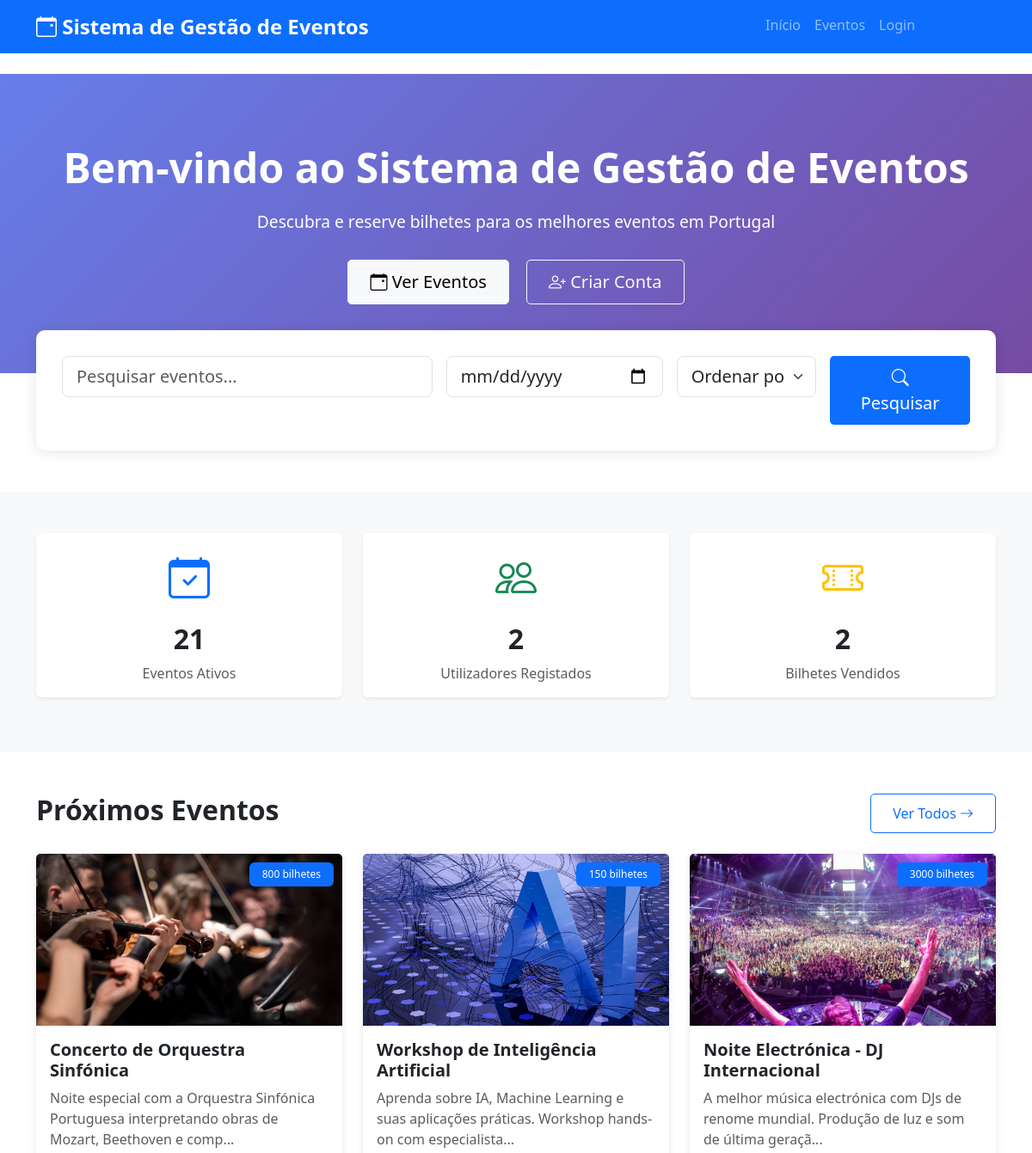
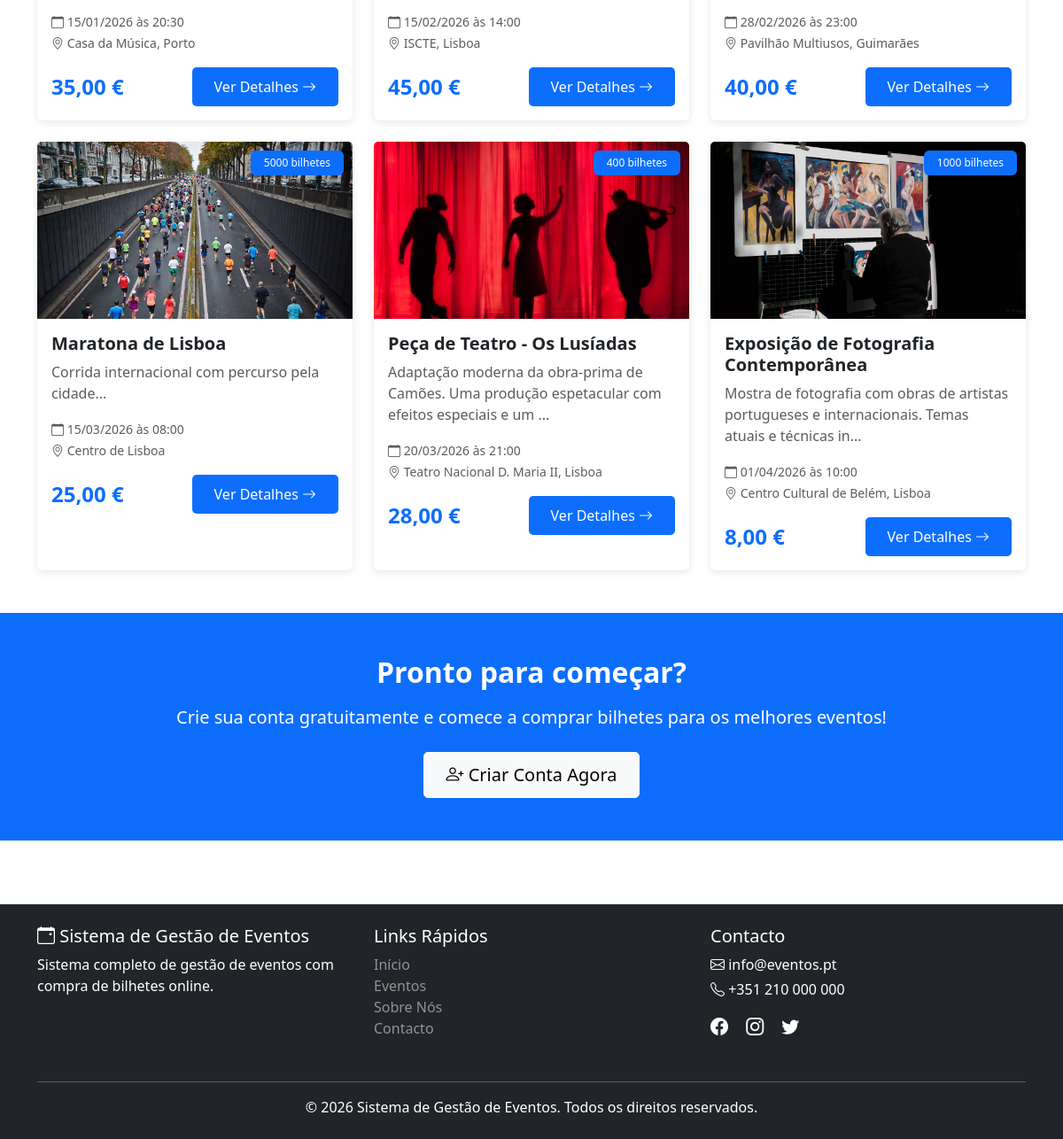
The page / on the database its author committed (2 pictures, top to bottom).
### tables this page shows
CREATE TABLE `events` (
  `id` int(11) NOT NULL,
  `title` varchar(200) NOT NULL,
  `description` text NOT NULL,
  `event_date` date NOT NULL,
  `event_time` time NOT NULL,
  `location` varchar(255) NOT NULL,
  `ticket_price` decimal(10,2) NOT NULL,
  `available_tickets` int(11) NOT NULL DEFAULT 100,
  `image` varchar(255) DEFAULT NULL,
  `status` enum('active','cancelled','completed') DEFAULT 'active',
  `created_by` int(11) DEFAULT NULL,
  `created_at` timestamp NOT NULL DEFAULT current_timestamp(),
  `updated_at` timestamp NOT NULL DEFAULT current_timestamp() ON UPDATE current_timestamp()
);

### config.php (called while the page is built, shortened)
<?php
function isLoggedIn()
{
    return isset($_SESSION['user_id']);
}
function formatPrice($price)
{
    return number_format($price, 2, ',', '.') . ' €';
}
function formatDateTime($date, $time)
{
    $datetime = $date . ' ' . $time;
    $timestamp = strtotime($datetime);
    return date('d/m/Y \à\s H:i', $timestamp);
}

### index.php (the view, shortened to what this page needs)
<?php
require_once 'config.php';
$stmt = $conn->prepare("
    SELECT * FROM events
    WHERE status = 'active'
    AND event_date >= CURDATE()
    ORDER BY event_date ASC
    LIMIT 6
");
$stmt->execute();
$recent_events = $stmt->fetchAll();
$stmt = $conn->query("SELECT COUNT(*) as total FROM events WHERE status = 'active'");
$total_events = $stmt->fetch()['total'];
$stmt = $conn->query("SELECT COUNT(*) as total FROM users WHERE role = 'user'");
$total_users = $stmt->fetch()['total'];
$stmt = $conn->query("SELECT COUNT(*) as total FROM purchases");
$total_purchases = $stmt->fetch()['total'];
include 'includes/header.php';
?>
<section class="hero-section">
    <div class="container">
        <h1 class="display-3 fw-bold">Bem-vindo ao Sistema de Gestão de Eventos</h1>
        <p class="lead">Descubra e reserve bilhetes para os melhores eventos em Portugal</p>
        <div class="mt-4">
            <a href="events.php" class="btn btn-light btn-lg me-3">
                <i class="bi bi-calendar-event"></i> Ver Eventos
            </a>
            <?php if (!isLoggedIn()): ?>
                <a href="register.php" class="btn btn-outline-light btn-lg">
                    <i class="bi bi-person-plus"></i> Criar Conta
                </a>
            <?php endif; ?>
        </div>
    </div>
</section>
<div class="container">
    <div class="search-box">
        <form action="events.php" method="GET" class="row g-3">
            <div class="col-md-5">
                <input type="text" name="search" class="form-control form-control-lg" placeholder="Pesquisar eventos...">
            </div>
            <div class="col-md-3">
                <input type="date" name="date" class="form-control form-control-lg" placeholder="Data">
            </div>
            <div class="col-md-2">
                <select name="order" class="form-select form-select-lg">
                    <option value="">Ordenar por</option>
                </select>
            </div>
            <div class="col-md-2">
                <button type="submit" class="btn btn-primary btn-lg w-100">
                    <i class="bi bi-search"></i> Pesquisar
                </button>
            </div>
        </form>
    </div>
</div>
<section class="py-5 bg-light mt-5">
    <div class="container">
        <div class="row text-center">
            <div class="col-md-4 mb-3">
                <div class="card border-0 shadow-sm">
                    <div class="card-body">
                        <i class="bi bi-calendar-check text-primary" style="font-size: 3rem;"></i>
                        <h2 class="mt-3 fw-bold"><?php echo $total_events; ?></h2>
                        <p class="text-muted mb-0">Eventos Ativos</p>
                    </div>
                </div>
            </div>
            <div class="col-md-4 mb-3">
                <div class="card border-0 shadow-sm">
                    <div class="card-body">
                        <i class="bi bi-people text-success" style="font-size: 3rem;"></i>
                        <h2 class="mt-3 fw-bold"><?php echo $total_users; ?></h2>
                        <p class="text-muted mb-0">Utilizadores Registados</p>
                    </div>
                </div>
            </div>
            <div class="col-md-4 mb-3">
                <div class="card border-0 shadow-sm">
                    <div class="card-body">
                        <i class="bi bi-ticket-perforated text-warning" style="font-size: 3rem;"></i>
                        <h2 class="mt-3 fw-bold"><?php echo $total_purchases; ?></h2>
                        <p class="text-muted mb-0">Bilhetes Vendidos</p>
                    </div>
                </div>
            </div>
        </div>
    </div>
</section>
<section class="py-5">
    <div class="container">
        <div class="d-flex justify-content-between align-items-center mb-4">
            <h2 class="fw-bold">Próximos Eventos</h2>
            <a href="events.php" class="btn btn-outline-primary">Ver Todos <i class="bi bi-arrow-right"></i></a>
        </div>
        <?php if (empty($recent_events)): ?>
            <div class="empty-state">
                <i class="bi bi-calendar-x"></i>
                <h3>Nenhum evento disponível</h3>
                <p>Não há eventos programados no momento. Volte em breve!</p>
            </div>
        <?php else: ?>
            <div class="row g-4">
                <?php foreach ($recent_events as $event): ?>
                    <div class="col-md-6 col-lg-4 fade-in">
                        <div class="card event-card">
                            <?php if ($event['image']): ?>
                                <img src="uploads/events/<?php echo $event['image']; ?>" class="card-img-top" alt="<?php echo htmlspecialchars($event['title']); ?>">
                            <?php else: ?>
                                <div class="card-img-top bg-secondary d-flex align-items-center justify-content-center" style="height: 200px;">
                                    <i class="bi bi-image text-white" style="font-size: 4rem;"></i>
                                </div>
                            <?php endif; ?>
                            <span class="badge bg-primary event-badge">
                                <?php echo $event['available_tickets']; ?> bilhetes
                            </span>
                            <div class="card-body">
                                <h5 class="card-title fw-bold"><?php echo htmlspecialchars($event['title']); ?></h5>
                                <p class="card-text text-muted">
                                    <?php echo substr(htmlspecialchars($event['description']), 0, 100); ?>...
                                </p>
                                <div class="mb-3">
                                    <small class="text-muted">
                                        <i class="bi bi-calendar"></i> <?php echo formatDateTime($event['event_date'], $event['event_time']); ?>
                                    </small><br>
                                    <small class="text-muted">
                                        <i class="bi bi-geo-alt"></i> <?php echo htmlspecialchars($event['location']); ?>
                                    </small>
                                </div>
                                <div class="d-flex justify-content-between align-items-center">
                                    <span class="card-price"><?php echo formatPrice($event['ticket_price']); ?></span>
                                    <a href="event_detail.php?id=<?php echo $event['id']; ?>" class="btn btn-primary">
                                        Ver Detalhes <i class="bi bi-arrow-right"></i>
                                    </a>
                                </div>
                            </div>
                        </div>
                    </div>
                <?php endforeach; ?>
            </div>
        <?php endif; ?>
    </div>
</section>
<?php if (!isLoggedIn()): ?>
    <section class="py-5 bg-primary text-white">
        <div class="container text-center">
            <h2 class="fw-bold mb-3">Pronto para começar?</h2>
            <p class="lead mb-4">Crie sua conta gratuitamente e comece a comprar bilhetes para os melhores eventos!</p>
            <a href="register.php" class="btn btn-light btn-lg">
                <i class="bi bi-person-plus"></i> Criar Conta Agora
            </a>
        </div>
    </section>
<?php endif; ?>
<?php include 'includes/footer.php'; ?>

### includes/header.php (shortened to what this page needs)
<!DOCTYPE html>
<html lang="pt">
<head>
    <link href="https://cdn.jsdelivr.net/npm/bootstrap@5.3.0/dist/css/bootstrap.min.css" rel="stylesheet">
    <link rel="stylesheet" href="https://cdn.jsdelivr.net/npm/bootstrap-icons@1.11.0/font/bootstrap-icons.css">
    <link rel="stylesheet" href="<?php echo SITE_URL; ?>/assets/css/style.css">
</head>
<body>
    <nav class="navbar navbar-expand-lg navbar-dark bg-primary">
        <div class="container">
            <a class="navbar-brand" href="<?php echo SITE_URL; ?>/index.php">
                <i class="bi bi-calendar-event"></i> <?php echo SITE_NAME; ?>
            </a>
            <div class="collapse navbar-collapse" id="navbarNav">
                <ul class="navbar-nav ms-auto">
                    <li class="nav-item">
                        <a class="nav-link" href="<?php echo SITE_URL; ?>/index.php">Início</a>
                    </li>
                    <li class="nav-item">
                        <a class="nav-link" href="<?php echo SITE_URL; ?>/events.php">Eventos</a>
                    </li>
                    <?php if (isLoggedIn()): ?>
                        <li class="nav-item">
                            <a class="nav-link" href="<?php echo SITE_URL; ?>/cart.php">
                                <i class="bi bi-cart"></i> Carrinho
                                <?php
                                $stmt = $conn->prepare("SELECT COUNT(*) as count FROM cart WHERE user_id = ?");
                                $stmt->execute([$_SESSION['user_id']]);
                                $cart_count = $stmt->fetch()['count'];
                                if ($cart_count > 0):
                                ?>
                                    <span class="badge bg-danger"><?php echo $cart_count; ?></span>
                                <?php endif; ?>
                            </a>
                        </li>
                        <?php if (isAdmin()): ?>
                            <li class="nav-item">
                                <a class="nav-link" href="<?php echo SITE_URL; ?>/admin/">
                                    <i class="bi bi-speedometer2"></i> Admin
                                </a>
                            </li>
                        <?php endif; ?>
                        <li class="nav-item dropdown">
                            <a class="nav-link dropdown-toggle" href="#" id="navbarDropdown" role="button" data-bs-toggle="dropdown">
                                <i class="bi bi-person-circle"></i> <?php echo $_SESSION['user_name']; ?>
                            </a>
                            <ul class="dropdown-menu">
                                <li><a class="dropdown-item" href="<?php echo SITE_URL; ?>/profile.php"><i class="bi bi-person"></i> Meu Perfil</a></li>
                                <li><a class="dropdown-item" href="<?php echo SITE_URL; ?>/purchases.php"><i class="bi bi-receipt"></i> Minhas Compras</a></li>
                                <li>
                                    <hr class="dropdown-divider">
                                </li>
                                <li><a class="dropdown-item" href="<?php echo SITE_URL; ?>/logout.php"><i class="bi bi-box-arrow-right"></i> Sair</a></li>
                            </ul>
                        </li>
                    <?php else: ?>
                        <li class="nav-item">
                            <a class="nav-link" href="<?php echo SITE_URL; ?>/login.php">Login</a>
                        </li>
                        <li class="nav-item">
                            <a class="nav-link btn btn-light text-primary ms-2" href="<?php echo SITE_URL; ?>/register.php">Registar</a>
                        </li>
                    <?php endif; ?>
                </ul>
            </div>
        </div>
    </nav>
    <main class="py-4"><?php displayAlert(); ?>

### includes/footer.php (shortened to what this page needs)
</main>
<footer class="bg-dark text-white mt-5 py-4">
    <div class="container">
        <div class="row">
            <div class="col-md-4 mb-3">
                <h5><i class="bi bi-calendar-event"></i> <?php echo SITE_NAME; ?></h5>
                <p>Sistema completo de gestão de eventos com compra de bilhetes online.</p>
            </div>
            <div class="col-md-4 mb-3">
                <h5>Links Rápidos</h5>
                <ul class="list-unstyled">
                    <li><a href="index.php" class="text-white-50 text-decoration-none">Início</a></li>
                    <li><a href="events.php" class="text-white-50 text-decoration-none">Eventos</a></li>
                    <li><a href="about.php" class="text-white-50 text-decoration-none">Sobre Nós</a></li>
                    <li><a href="contact.php" class="text-white-50 text-decoration-none">Contacto</a></li>
                </ul>
            </div>
            <div class="col-md-4 mb-3">
                <h5>Contacto</h5>
                <p class="mb-1"><i class="bi bi-envelope"></i> info@eventos.pt</p>
                <p class="mb-1"><i class="bi bi-telephone"></i> +351 210 000 000</p>
                <div class="mt-3">
                    <a href="#" class="text-white me-3"><i class="bi bi-facebook fs-5"></i></a>
                    <a href="#" class="text-white me-3"><i class="bi bi-instagram fs-5"></i></a>
                    <a href="#" class="text-white me-3"><i class="bi bi-twitter fs-5"></i></a>
                </div>
            </div>
        </div>
        <hr class="bg-secondary">
        <div class="text-center">
            <p class="mb-0">&copy; <?php echo date('Y'); ?> <?php echo SITE_NAME; ?>. Todos os direitos reservados.</p>
        </div>
    </div>
</footer>
</body>
</html>

### assets/css/style.css (style rules this page uses)
:root { --primary-color: #0d6efd; --secondary-color: #6c757d; --success-color: #198754; --danger-color: #dc3545; --warning-color: #ffc107; }
body { min-height: 100vh; display: flex; flex-direction: column; font-family: "Segoe UI", Tahoma, Geneva, Verdana, sans-serif; }
main { flex: 1; }
.navbar-brand { font-weight: bold; font-size: 1.5rem; }
.hero-section { background: linear-gradient(135deg, #667eea 0%, #764ba2 100%); color: white; padding: 80px 0; text-align: center; }
.hero-section h1 { font-size: 3rem; font-weight: bold; margin-bottom: 20px; }
.hero-section p { font-size: 1.2rem; margin-bottom: 30px; }
.event-card { transition: transform 0.3s ease, box-shadow 0.3s ease; height: 100%; border: none; box-shadow: 0 2px 8px rgba(0, 0, 0, 0.1); }
.event-card img { height: 200px; object-fit: cover; }
.event-badge { position: absolute; top: 10px; right: 10px; z-index: 10; }
.card-price { font-size: 1.5rem; font-weight: bold; color: var(--primary-color); }
.search-box { background: white; padding: 30px; border-radius: 10px; box-shadow: 0 2px 15px rgba(0, 0, 0, 0.1); margin-top: -50px; position: relative; z-index: 100; }
.btn { padding: 10px 25px; border-radius: 5px; font-weight: 500; }
.btn-primary { background: var(--primary-color); border: none; }
.badge { padding: 8px 15px; font-weight: 500; }
.fade-in { animation: fadeIn 0.5s ease-in-out; }

### rows shown on the page
events: image (picture), available_tickets "800", title "Concerto de Orquestra Sinfónica", description "Noite especial com a Orquestra Sinfónica Portuguesa interpretando obras de Mozart, Beethoven e comp", event_date+event_time "15/01/2026 às 20:30", location "Casa da Música, Porto", ticket_price "35,00 €"
events: image (picture), available_tickets "150", title "Workshop de Inteligência Artificial", description "Aprenda sobre IA, Machine Learning e suas aplicações práticas. Workshop hands-on com especialista", event_date+event_time "15/02/2026 às 14:00", location "ISCTE, Lisboa", ticket_price "45,00 €"
events: image (picture), available_tickets "3000", title "Noite Electrónica - DJ Internacional", description "A melhor música electrónica com DJs de renome mundial. Produção de luz e som de última geraçã", event_date+event_time "28/02/2026 às 23:00", location "Pavilhão Multiusos, Guimarães", ticket_price "40,00 €"
events: image (picture), available_tickets "5000", title "Maratona de Lisboa", description "Corrida internacional com percurso pela cidade", event_date+event_time "15/03/2026 às 08:00", location "Centro de Lisboa", ticket_price "25,00 €"
events: image (picture), available_tickets "400", title "Peça de Teatro - Os Lusíadas", description "Adaptação moderna da obra-prima de Camões. Uma produção espetacular com efeitos especiais e um", event_date+event_time "20/03/2026 às 21:00", location "Teatro Nacional D. Maria II, Lisboa", ticket_price "28,00 €"
events: image (picture), available_tickets "1000", title "Exposição de Fotografia Contemporânea", description "Mostra de fotografia com obras de artistas portugueses e internacionais. Temas atuais e técnicas in", event_date+event_time "01/04/2026 às 10:00", location "Centro Cultural de Belém, Lisboa", ticket_price "8,00 €"

### other values the page prints
SITE_NAME "Sistema de Gestão de Eventos"
$total_events "21"
$total_users "2"
$total_purchases "2"
